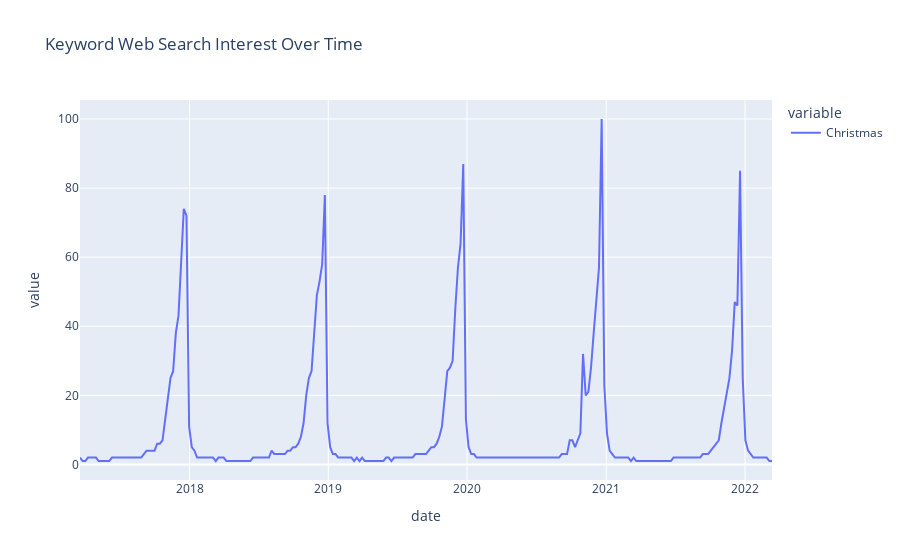

The code cell stored with this chart in its notebook:
### Code cell
pytrends = TrendReq(hl='en-US', tz=360) 
kw_list = [topic] 
pytrends.build_payload(kw_list, cat=16, timeframe='today '+str(nb_years)+'-y') 

data = pytrends.interest_over_time() 
data = data.reset_index() 
fig = px.line(data, x="date", y=[topic], title='Keyword Web Search Interest Over Time')
fig.show() 

by_region = pytrends.interest_by_region(resolution='COUNTRY', inc_low_vol=True, inc_geo_code=False)
print()
print()
print('Most Quoted Regions :')
print(by_region[by_region[topic] > 10].sort_values(by = topic, ascending = False).head())
      
print()
print()
print('Most related keywords :')
data_q  = pytrends.related_queries()
df_query = data_q[topic]['top']
words = ""
for i in range(len(df_query)):
    value = df_query.iloc[i, 1]
    query = df_query.iloc[i, 0]
    for j in range(value):
        words += (query + ' ')
stop_words = set(stopwords.words('english') + [topic])
wordcloud = WordCloud(background_color = 'white', stopwords = stop_words, max_words = 50).generate(words)
def couleur(*args, **kwargs):
    return "rgb(0, 100, {})".format(random.randint(0, 255))  
plt.figure(figsize=(6, 4), dpi=80)
plt.imshow(wordcloud.recolor(color_func = couleur))
plt.axis("off")
plt.show()


print()
X = fft(data[topic])  # Transformée de fourier
freq = fftfreq(x.size, d=1/(len(data)))  # Fréquences de la transformée de Fourier

# Calcul du nombre d'échantillon
N = x.size

# On prend la valeur absolue de l'amplitude uniquement pour les fréquences positives et normalisation
X_abs = np.abs(X[:N//2])*2.0/N
# On garde uniquement les fréquences positives
freq_pos = freq[:N//2]/nb_years

plt.plot(freq_pos[1:], X_abs[1:], label="Amplitude absolue")
plt.xlim(0, 12)  # On réduit la plage des fréquences à la zone utile
plt.grid()
plt.xlabel(r"Frequency (Peaks/Year)")
plt.ylabel(r"Amplitude $|X(f)|$")
plt.title("Frequency analysis")
plt.show()

print('Most Relevant yearly frequency :', freq_pos[np.argmax(X_abs[1:]) + 1], 'peaks/year')
no1_month = mode(data[data[topic] > np.quantile(data[topic].values, 0.9)].date.apply(lambda x : x.month).values)
print('Most frequent month :', months[no1_month - 1])

### Figure 1 — Plotly figure (JSON) as saved in the notebook; plotly's stock layout.template omitted (floating-point values rounded to 4 significant figures; data arrays with more than 128 entries replaced by an {"elided": "..."} marker saying what was removed)
{"data": [{"hovertemplate": "variable=Christmas<br>date=%{x}<br>value=%{y}<extra></extra>", "legendgroup": "Christmas", "line": {"color": "#636efa", "dash": "solid"}, "marker": {"symbol": "circle"}, "mode": "lines", "name": "Christmas", "orientation": "v", "showlegend": true, "type": "scatter", "x": {"elided": "261 str values"}, "xaxis": "x", "y": {"elided": "261 int values"}, "yaxis": "y"}], "layout": {"autosize": true, "legend": {"title": {"text": "variable"}, "tracegroupgap": 0}, "title": {"text": "Keyword Web Search Interest Over Time"}, "xaxis": {"anchor": "y", "autorange": true, "domain": [0, 1], "range": ["2017-03-19", "2022-03-13"], "title": {"text": "date"}, "type": "date"}, "yaxis": {"anchor": "x", "autorange": true, "domain": [0, 1], "range": [-4.5, 105.5], "title": {"text": "value"}, "type": "linear"}}}
